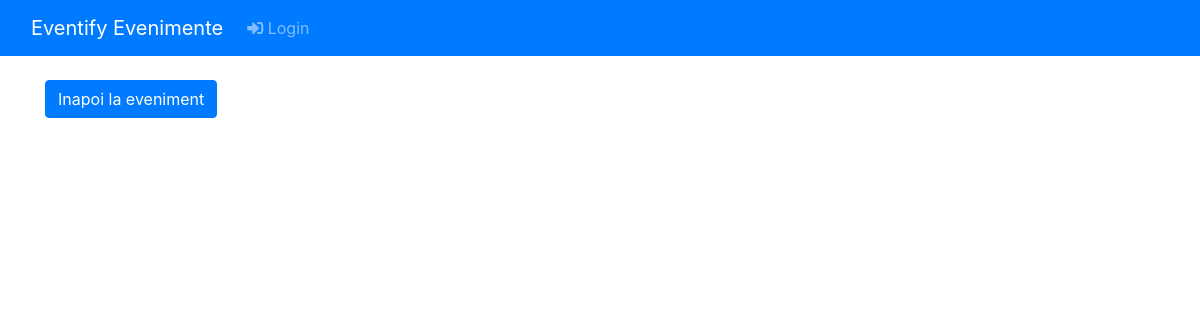
Before: /events/detalii/bilete.php?id=20 with the older database file.
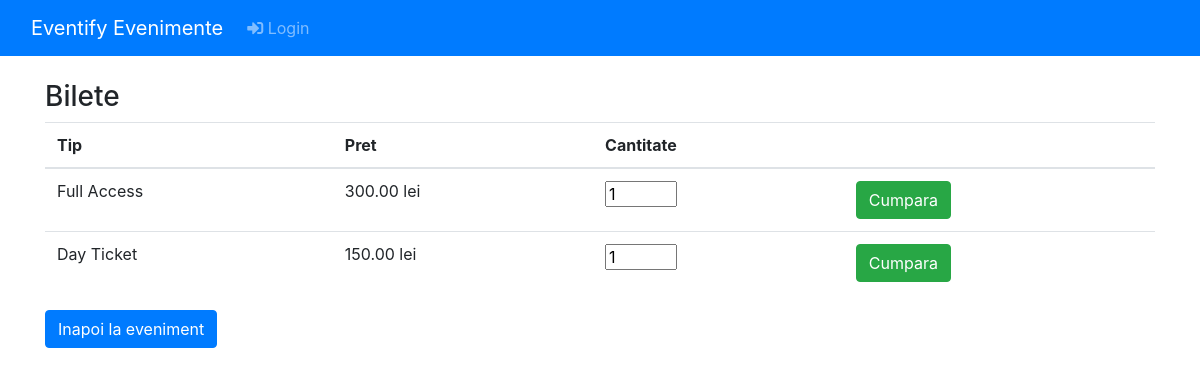
After: the same page with the newer database file.
### tables this page shows
CREATE TABLE `bilet` (
  `ID` int(11) NOT NULL,
  `tip` varchar(50) NOT NULL,
  `pret` decimal(10,2) NOT NULL,
  `IDEveniment` int(11) DEFAULT NULL
);

### events/shop/ShoppingCart.php (called while the page is built, shortened)
<?php
require_once "DBController.php";
class ShoppingCart extends DBController
{
    function getAllProduct($event_id)
    {
        $query = "SELECT * FROM bilet WHERE IDEveniment = $event_id";
        $productResult = $this->getDBResult($query);
        return $productResult;
    }
}

### events/shop/DBController.php (called while the page is built, shortened)
<?php
class DBController
{
    public $host = "localhost";
    public $user = "root";
    public $password = "";
    public $database = "eventify3";
    public $conn;
    function __construct()
    {
        $this->conn = mysqli_connect($this->host, $this->user, $this->password, $this->database);
    }
    function getDBResult($query, $params = array())
    {
        $sql_statement = $this->conn->prepare($query);
        $sql_statement->execute();
        $result = $sql_statement->get_result();
        if ($result->num_rows > 0) {
            while ($row = $result->fetch_assoc()) {
                $resultset[] = $row;
            }
        }
        if (!empty($resultset)) {
            return $resultset;
        }
    }
}

### events/detalii/bilete.php (the view, shortened to what this page needs)
<?php
include "../partials/navbar.php";
require_once "../shop/ShoppingCart.php";
$event_id = isset($_GET['id']) ? intval($_GET['id']) : null;
?>
<!DOCTYPE html>
<html lang="en">
<head>
    <link href="https://stackpath.bootstrapcdn.com/bootstrap/4.3.1/css/bootstrap.min.css" rel="stylesheet">
</head>
<body>
<div class="container mt-4">
    <?php
    $shoppingCart = new ShoppingCart();
    $product_array = $shoppingCart->getAllProduct($event_id);
    if (! empty($product_array)) {
    ?>
    <h3>Bilete</h3>
    <table class="table">
        <thead>
        <tr>
            <th>Tip</th>
            <th>Pret</th>
            <th>Cantitate</th>
            <th></th>
        </tr>
        </thead>
        <?php
        foreach ($product_array as $key => $value) {
        ?>
        <form method="post" action="/proiect/events/shop/cos.php?action=add&id=<?php
        echo $value['ID'];?>">
            <tr>
                <td><?php echo $value["tip"];
                    ?></td>
                <td><?php echo
                        $product_array[$key]["pret"] . " lei"; ?>
                </td>
                <td><input type="text" name="quantity" value="1" size="2" /> </td>
                <td> <input class='btn btn-success' type="submit" value="Cumpara"
                            class="btnAddAction" /></td>
            </tr>
        </form>
</div>
<?php
}
}
?>
    <a href="/proiect/events/event.php?id=<?php echo $_GET['id'];?>" class="btn btn-primary">Inapoi la eveniment</a>
</div>
</body>
</html>

Changed rows visible on the page:
added bilet: tip "Full Access", pret "300.00"
added bilet: tip "Day Ticket", pret "150.00"
Other visible differences:
text now shown: "Bilete Tip Pret Cantitate"
